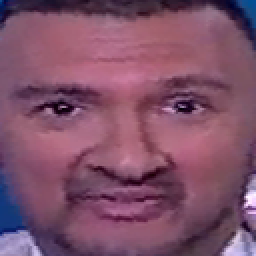
#> input picture streamface/data/skynews/aligned_faces/skynews_frame_20230525100138412614_face_0.png, 128 x 128 px (shown 2 times larger)
$ python -i vision_processing.py   (imports and definitions only)   (older library calls are emulated)
#> lines starting #> are read from the running program, lines starting #| are printed output that depends on the picture
import cv2


# [20 lines left out: function detect_emptyness, not called in this run]


def detect_blur(image, image_size=(1280, 720), filter_size=11, center_crop=0.15):
    """Blur detection using Variance of Laplacian

    Args:
        image (ndarray): Image as numpy array
        image_size (2-tuple): Size the image will be resized to, None = No resizing
        filter_size (int): Size of square laplacian filter, default = 11
        center_crop (float): Fraction of image to discard from all sides, None = No cropping

    Returns:
        float: Clarity score (Low = Blurry)
    """
#> called with image_size = (1280, 720), filter_size = 11, center_crop = 0.15
    if image_size is not None:
        image = cv2.resize(image, image_size, interpolation=cv2.INTER_NEAREST)
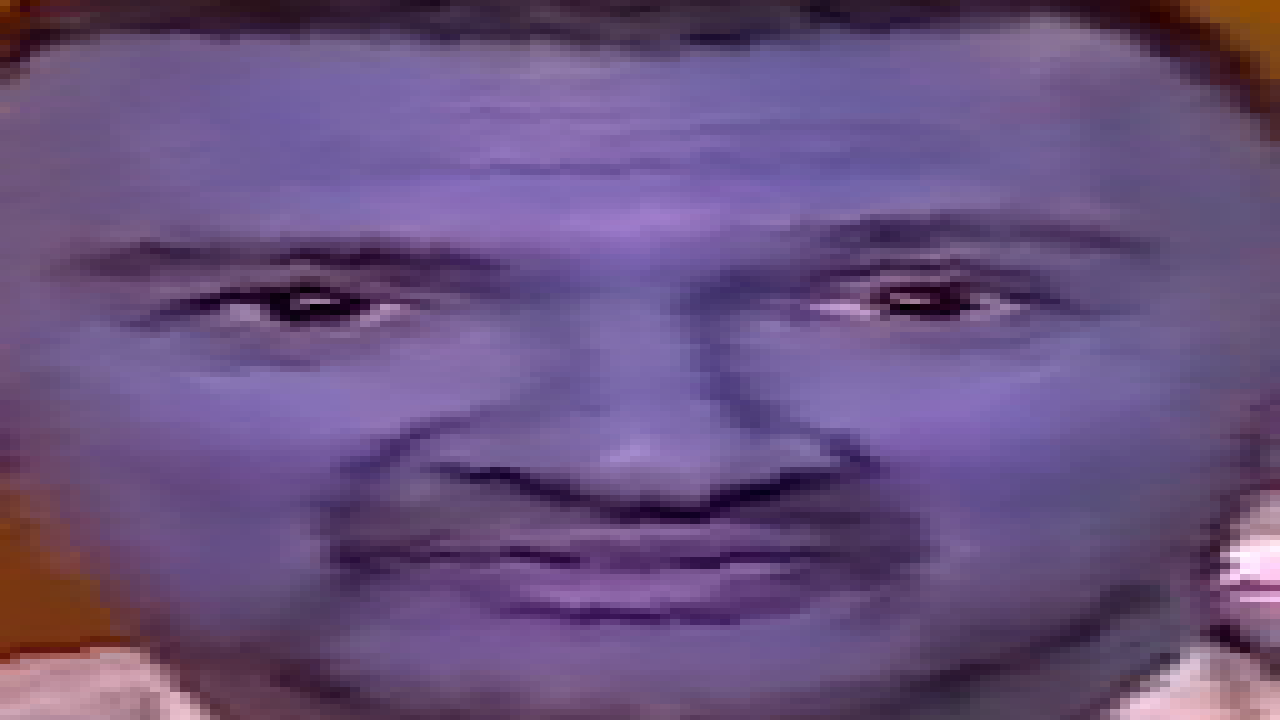
#> image: shape (720, 1280, 3); mean of channels 0, 1, 2 127.1, 80.7, 105; drawn as B, G, R

    if center_crop is not None:
        pH = int(center_crop * image.shape[0])
#> pH = 108
        pW = int(center_crop * image.shape[1])
#> pW = 192
        image = image[pH : -pH, pW : -pW]
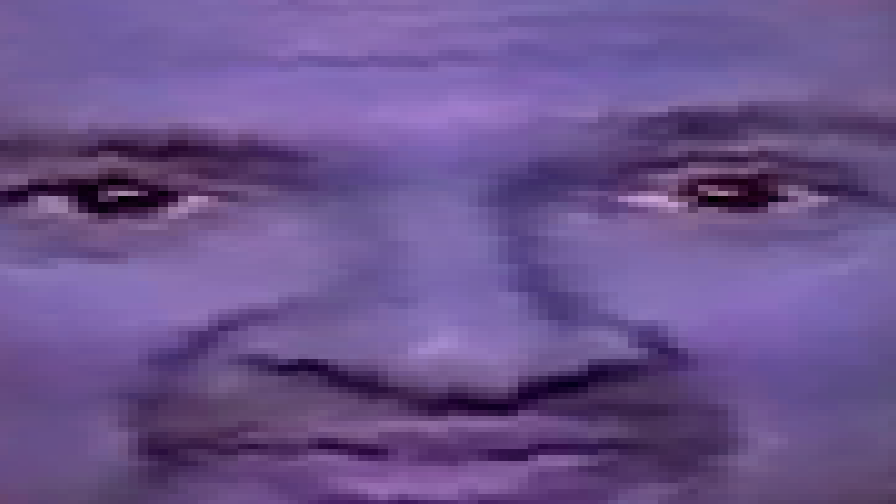
#> image: shape (504, 896, 3); mean of channels 0, 1, 2 141, 83.9, 106.9; drawn as B, G, R

    image = cv2.cvtColor(image, cv2.COLOR_RGB2GRAY)
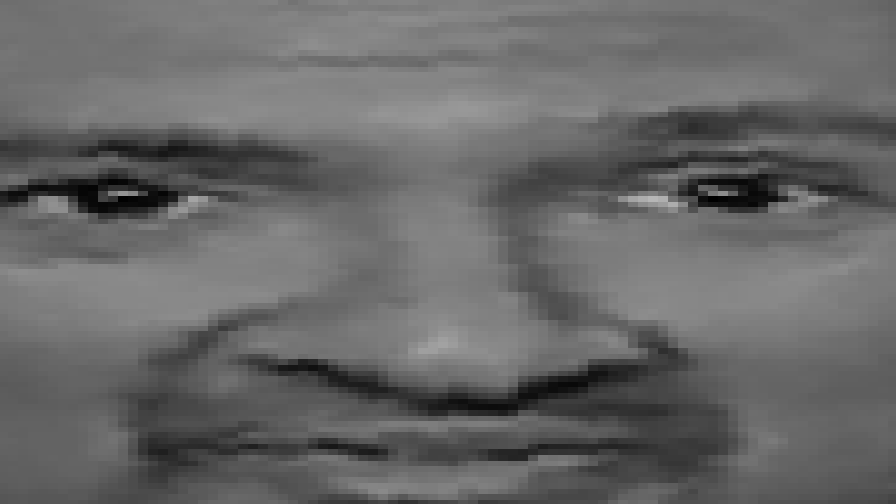
#> image: shape (504, 896); min 0, max 182, mean 103.5
    image = cv2.GaussianBlur(image, (3, 3), 0.5)
    score = cv2.Laplacian(image, cv2.CV_64F, filter_size).var()
#> score = 32.39

    return score


# [25 lines left out: function template_matching, not called in this run]

>>> import cv2
>>> picture = cv2.cvtColor(cv2.imread('../../data/skynews/aligned_faces/skynews_frame_20230525100138412614_face_0.png'), cv2.COLOR_BGR2RGB)
>>> result = detect_blur(picture)
#> result = 32.39

$ run again, on streamface/data/skynews/aligned_faces/skynews_frame_20230525100138728067_face_0.png
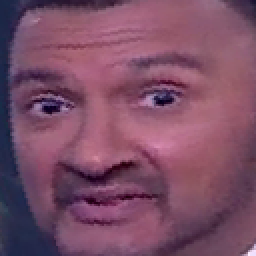
#> input picture streamface/data/skynews/aligned_faces/skynews_frame_20230525100138728067_face_0.png, 128 x 128 px (shown 2 times larger)
#> in detect_blur, `image = image[pH : -pH, pW : -pW]`:
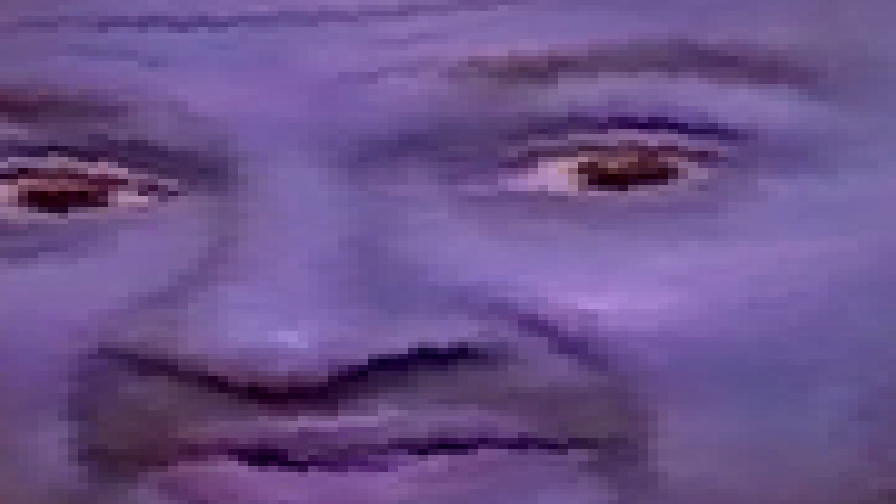
#> image: shape (504, 896, 3); mean of channels 0, 1, 2 137.4, 82.2, 106.2; drawn as B, G, R
#> in detect_blur, `image = cv2.cvtColor(image, cv2.COLOR_RGB2GRAY)`:
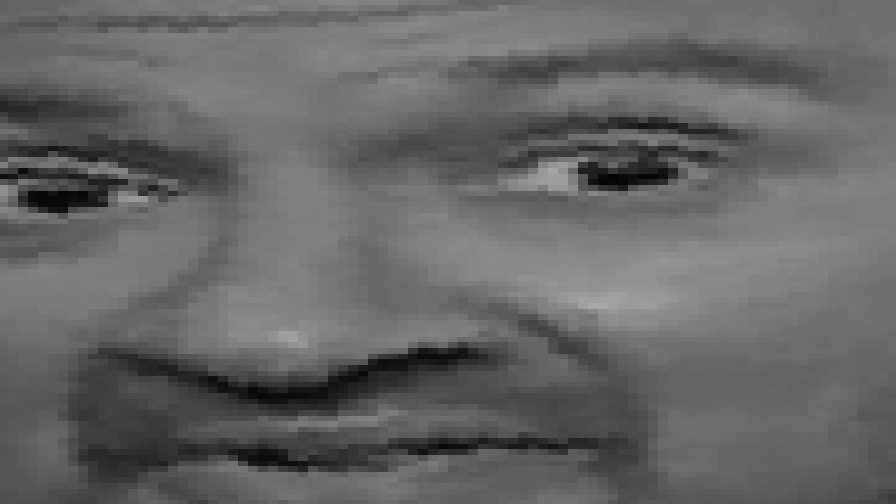
#> image: shape (504, 896); min 4, max 168, mean 101.5
#> score = 31.67

$ run again, on streamface/data/skynews/aligned_faces/skynews_frame_20230525100138728067_face_1.png
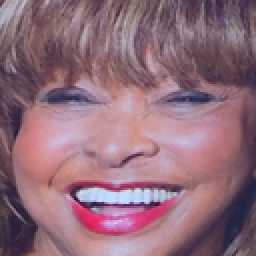
#> input picture streamface/data/skynews/aligned_faces/skynews_frame_20230525100138728067_face_1.png, 128 x 128 px (shown 2 times larger)
#> in detect_blur, `image = image[pH : -pH, pW : -pW]`:
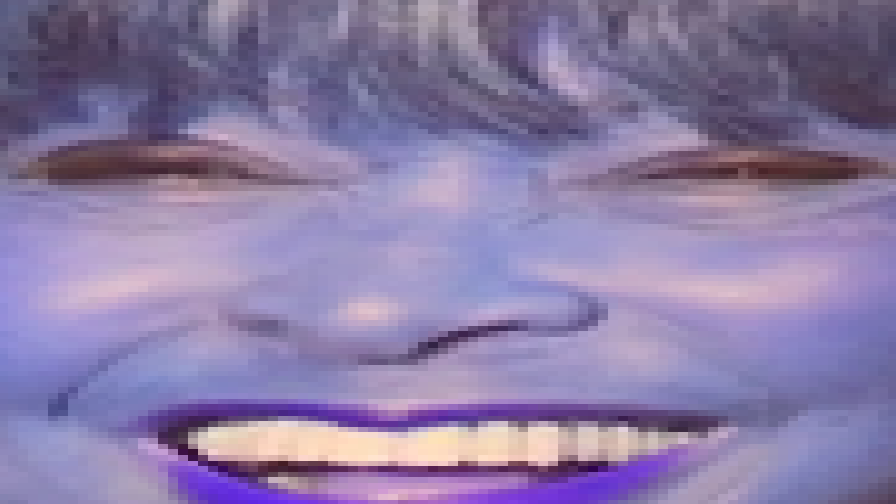
#> image: shape (504, 896, 3); mean of channels 0, 1, 2 165.5, 124.6, 138.9; drawn as B, G, R
#> in detect_blur, `image = cv2.cvtColor(image, cv2.COLOR_RGB2GRAY)`:
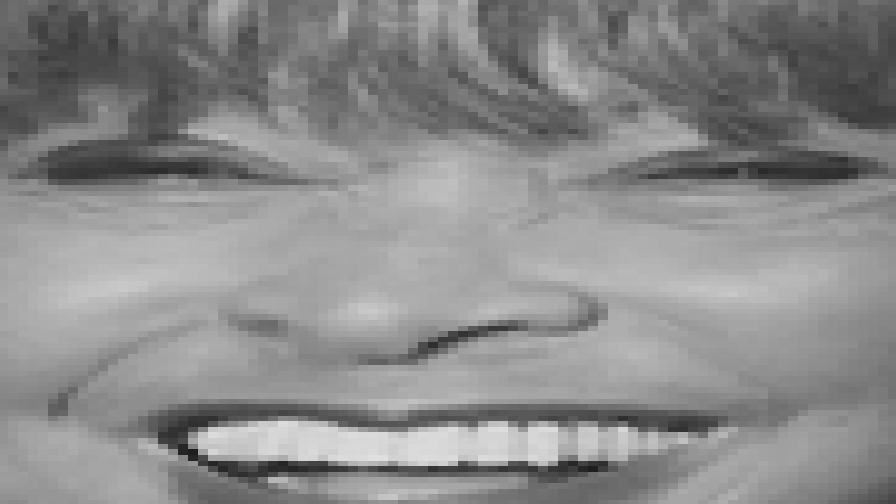
#> image: shape (504, 896); min 29, max 224, mean 138.5
#> score = 63.72

$ run again, on streamface/data/skynews/aligned_faces/skynews_frame_20230525100142623941_face_0.png
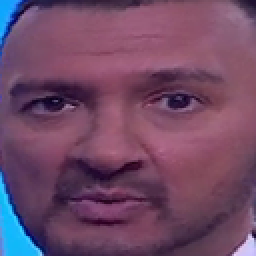
#> input picture streamface/data/skynews/aligned_faces/skynews_frame_20230525100142623941_face_0.png, 128 x 128 px (shown 2 times larger)
#> in detect_blur, `image = image[pH : -pH, pW : -pW]`:
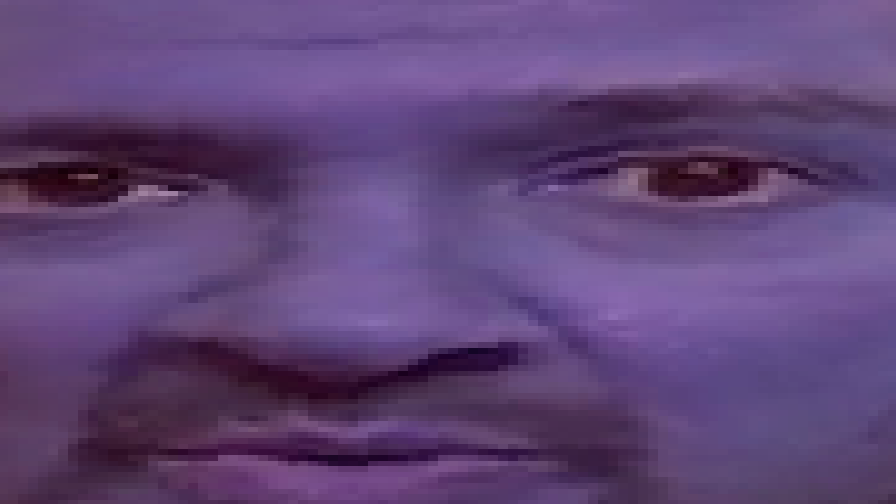
#> image: shape (504, 896, 3); mean of channels 0, 1, 2 118.1, 69.1, 95.1; drawn as B, G, R
#> in detect_blur, `image = cv2.cvtColor(image, cv2.COLOR_RGB2GRAY)`:
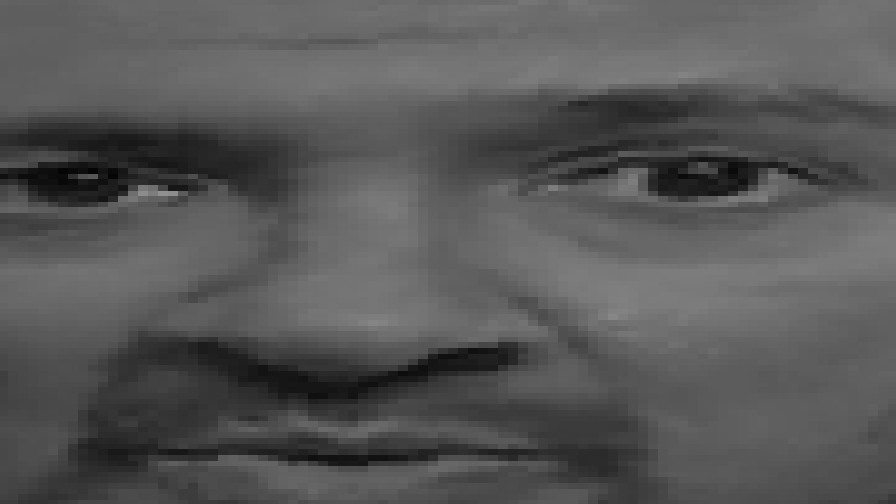
#> image: shape (504, 896); min 5, max 144, mean 86.7
#> score = 19.14
